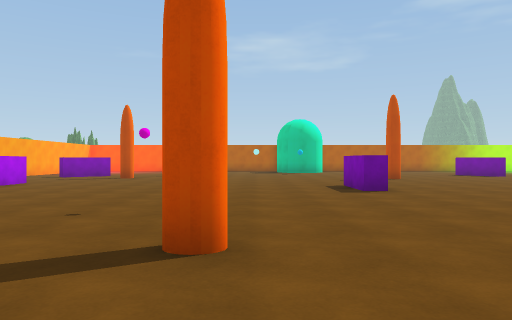
View 1 (above)

20 first-person views from a walk through a scene from a Unity 3-D project. The camera is 1.3 m above the floor, looks level and sees 70° across. The floor is counted in squares, 2 m on a side. Each view is taken from the middle of a square. On the plan, view 1 faces up. The plan holds only what a view shows up to about 11 squares ahead; the rest is blank. The place goes on beyond the plan. Some trees and plants on the terrain are drawn as simple stand-ins. The player is left out. Surface patterns are stand-ins for the level's own textures.

View 2
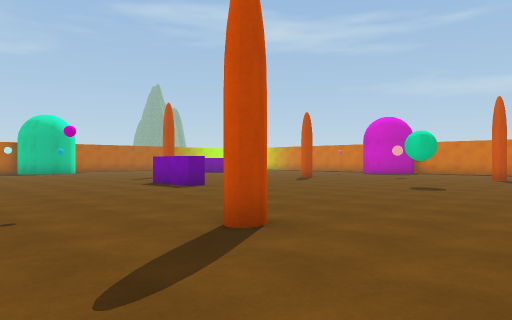

View 3
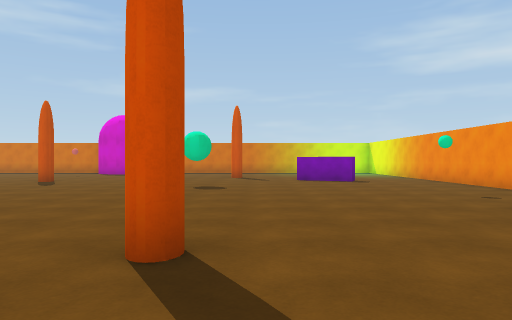

View 4
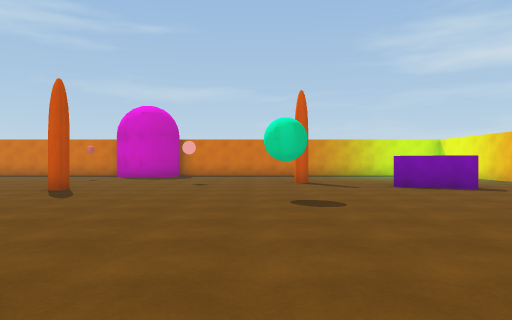

View 5
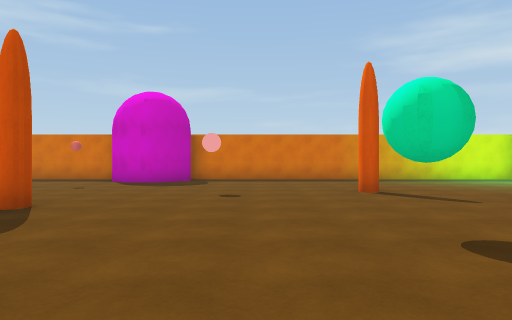

View 6
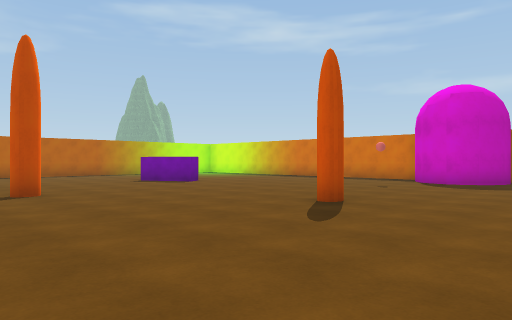

View 7
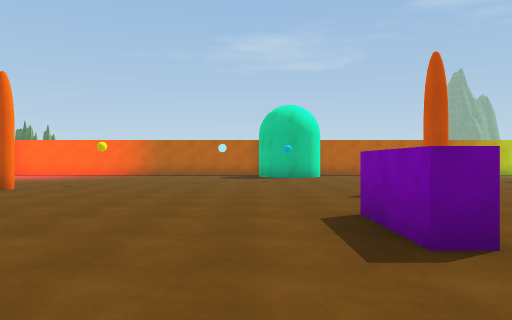

View 8
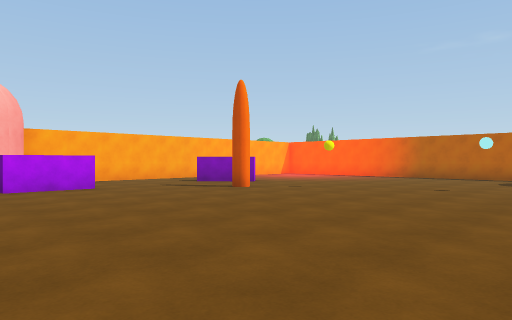

View 9
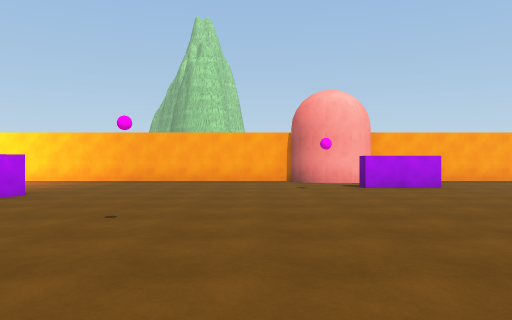

View 10
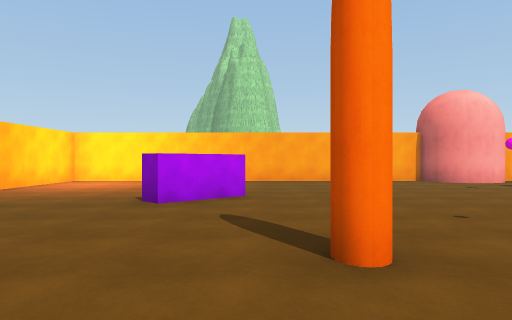

View 11
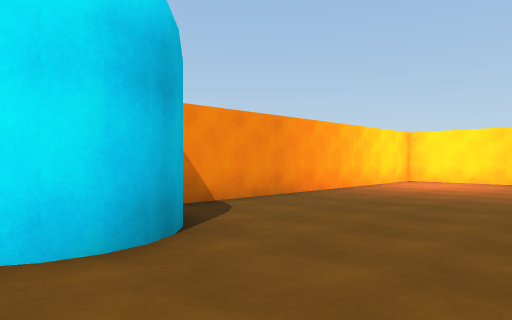

View 12
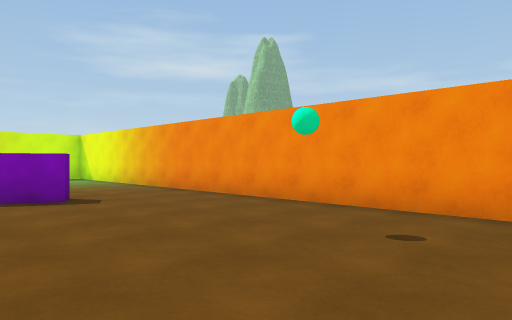

View 13
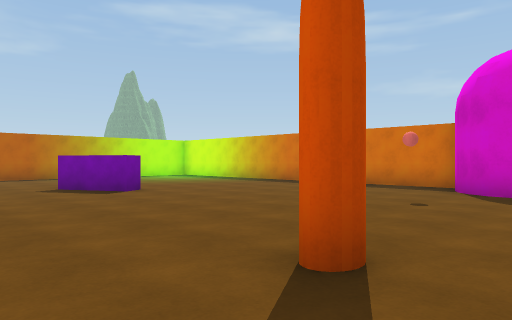

View 14
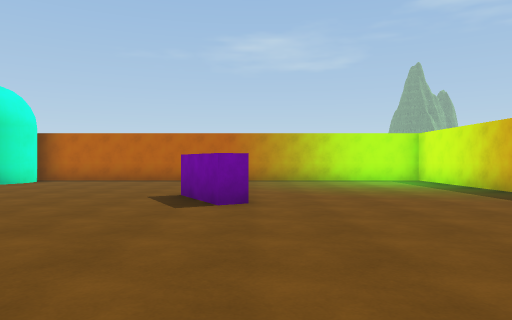

View 15
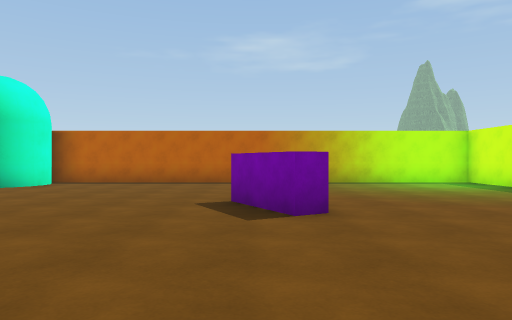

View 16
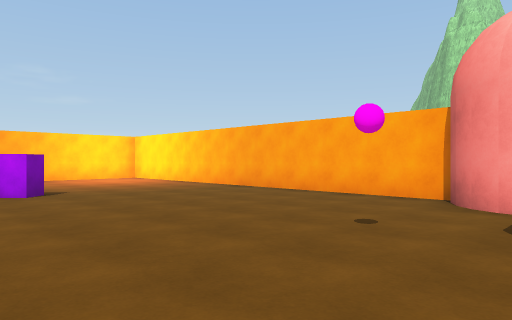

View 17
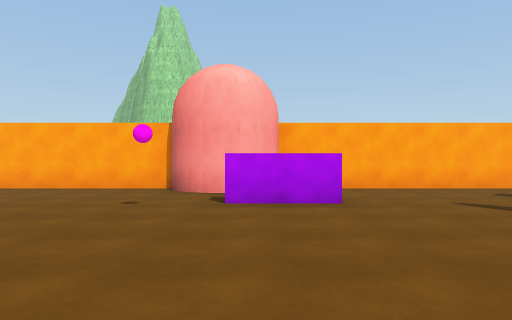

View 18
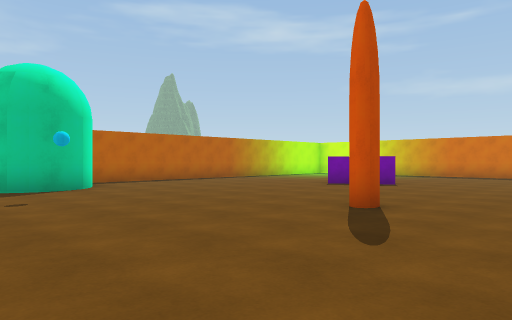

View 19
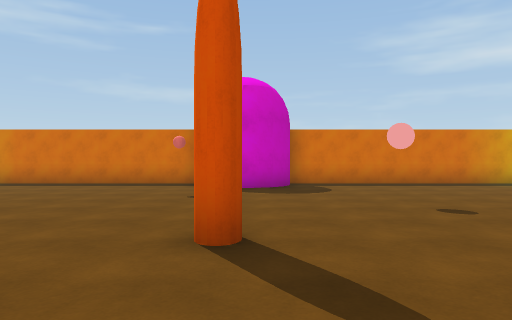

View 20
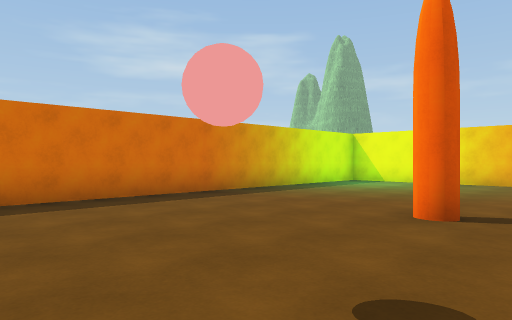

### Floor plan
Key: @ floor where view 1 was taken; # wall or solid block; . floor; = window, fence, low wall or low ledge; ^ raised ledge; O other object.
Columns run from 10 left of view 1 to 15 right of it. Each row starts with its distance up from view 1.
 21              ######  #####
 20              #..... .....#
 19          .. ##...........#
 18         .................#
 17        ..................#
 16      ..............^.....#
 15 #    ..............^=....#
 14 #.. .....................#
 13 #....#.........#.........#
 12 #........................#
 11 #........................#
 10 #  ^.....................#
  9  #.^........^...........##
  8  #..........^.....#.....##
  7 ##.......................#
  6 #........................#
  5 #........................#
  4 #...............O........#
  3 #.........#.....O...#....#
  2 #........................#
  1 #....#^..................#
  0 #.........@.......#^.....#
 -1 #.................#......#
 -2 #.........###............#
 -3 #.........   ............
 -4 ##########   ############

Positions as (right, up) in squares from view 1, and headings:
1: (0, 0), facing up
2: (-3, 0), facing up-right
3: (-3, 2), facing right
4: (0, 4), facing right
5: (3, 5), facing right
6: (3, 5), facing up-right
7: (1, 5), facing up
8: (2, 7), facing up-left
9: (2, 6), facing left
10: (2, 2), facing left
11: (2, 1), facing down-left
12: (2, 1), facing down-right
13: (6, 7), facing up-right
14: (10, 9), facing up
15: (9, 10), facing up
16: (-3, 9), facing down-left
17: (-1, 9), facing left
18: (0, 10), facing up-right
19: (5, 8), facing right
20: (9, 7), facing down-right
